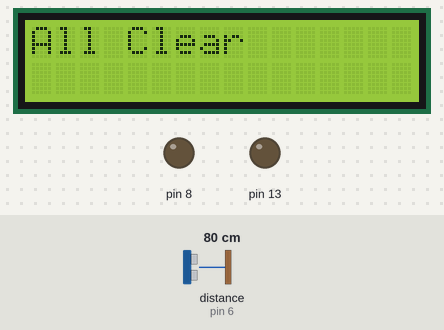
A sketch run on a simulated Arduino Uno, built with avr-gcc and run on an emulated ATmega328P. On the bench: 16×2 character LCD, output pins drawn as LEDs (lit = HIGH). Wiring (inferred from the names in the program): ultrasonic range finder: trigger pin 7; echo pin 6. The inputs (shaded band) are chosen by the test bench; at power-on: distance to the obstacle (sensor on pin 6) 80 cm. The echo pulse lasts 58.3 µs per cm; the modem accepts every AT command (registered, SIM ready, sends succeed) and sends nothing else; pins used as bus, display or sensor lines are not drawn; what the sketch prints to the serial monitor is not drawn.

Above: at 1.3 s.
1.4 s: distance to the obstacle (sensor on pin 6) set to 2 cm
At 2.2 s:
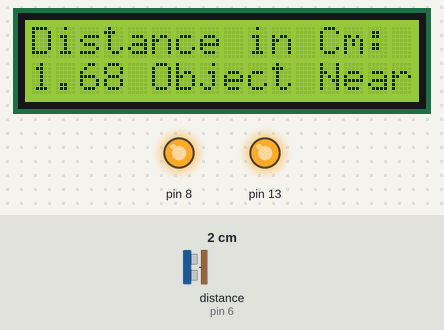
4.4 s: distance to the obstacle (sensor on pin 6) set to 4 cm
At 5.6 s:
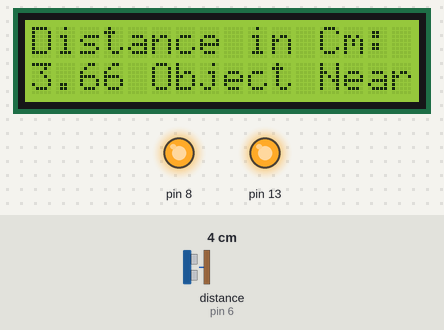
7.3 s: distance to the obstacle (sensor on pin 6) set to 9 cm
At 8.4 s:
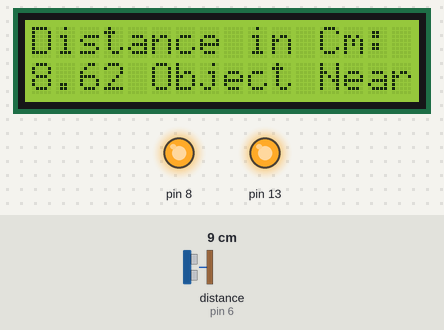
Timing chart, 0 to 10.3 s (numbered marks = the images above; inputs shaded):
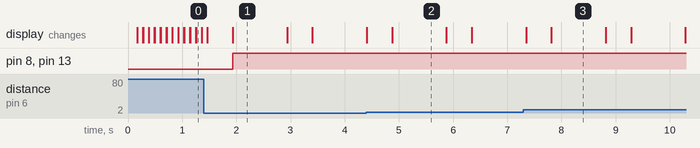

Measured:
- after the input at 1.4 s, pin 8, pin 13: LOW → HIGH after 0.53 s
- after the input at 4.4 s, the display: first differs from a run without the input after 0.48 s (image 2)
- after the input at 7.3 s, the display: first differs from a run without the input after 0.52 s (image 3)
- what the display in image 1 shows lasts 1.0 s, from 1.9 s to 2.9 s

The sketch:

ultrasonic_sensor2.ino
```cpp
// Created by The Electronic Guy
// www.youtube.com/theelectronicguy

 #include <LiquidCrystal.h> //LCD library
 #include <SoftwareSerial.h>

  #define echo 6
  #define trig 7
  int threshold=10;
  float  duration; // time taken by the pulse to return back
  float  distance; // oneway distance travelled by the pulse
  LiquidCrystal lcd(12, 11, 5, 4, 3, 2);//lcd(RS,EN,D4,D5,D6,D7)
  SoftwareSerial mySerial(9, 10);

  void setup() {
    pinMode(8,OUTPUT);
    pinMode(trig, OUTPUT);
    pinMode(13,OUTPUT);
    pinMode(echo, INPUT);
    mySerial.begin(9600);   // Setting the baud rate of GSM Module
    Serial.begin(9600);    // Setting the baud rate of Serial Monitor (Arduino)
    lcd.begin(16,2);
    delay(100);
  }

 // void loop() {

   // time_Measurement();
    //distance = duration * (0.0343) / 2;// calculate the oneway distance travelled by the pulse
    //display_distance();

  //}

  void loop()
  {
    digitalWrite(trig, LOW);
    delayMicroseconds(2);
    digitalWrite(trig, HIGH);
    delayMicroseconds(10);
    digitalWrite(trig, LOW);
    duration = pulseIn(echo, HIGH);
    distance = 0.017*duration;

  if (distance<threshold)
  {
      SendMessage();
    //digitalWrite(10,LOW);
    digitalWrite(8,HIGH);
    digitalWrite(13,HIGH);
      Serial.println("Distance in Cm: ");
      Serial.println(distance);
      Serial.println();
    lcd.setCursor(0,0);
    lcd.print("Distance in Cm: ");
    lcd.setCursor(0,1);
    lcd.print(distance);
    lcd.setCursor(5,1);
    lcd.print("Object Near");
      delay(1000);
    }
    else
    {
      //digitalWrite(10,HIGH);
      digitalWrite(8,LOW);
      digitalWrite(13,LOW);
      lcd.setCursor(0,0);
      lcd.print("All Clear");
      delay(100);
    }
    lcd.clear();
 }

 void SendMessage()
 {
  mySerial.println("AT+CMGF=1");    //Sets the GSM Module in Text Mode
  delay(100);  // Delay of 1000 milli seconds or 1 second
  mySerial.println("AT+CMGS=\"+919959928595\"\r"); // Replace x with mobile number
  delay(100);
  mySerial.println("Object detected!!");// The SMS text you want to send
  delay(100);
  mySerial.println((char)26);// ASCII code of CTRL+Z
  delay(100);
}
```
